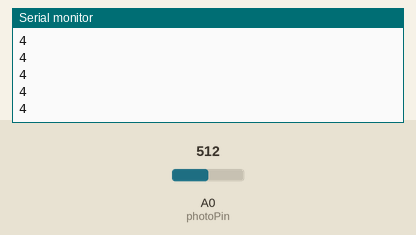
This sketch was run on a simulated Arduino Uno, built with avr-gcc and run on an emulated ATmega328P. Parts: the last lines printed to the serial monitor. The test bench sets the inputs (shaded band); at power-on: A0 (photoPin) = 512.

Above: at 1.2 s.
1.3 s: A0 (photoPin) set to 716
At 1.9 s:
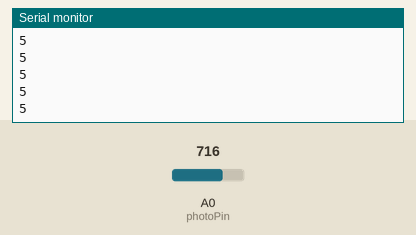
2.8 s: A0 (photoPin) set to 900
At 3.5 s:
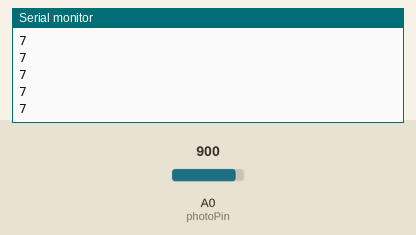
Timing chart, 0 to 5.8 s (numbered marks = the images above; inputs shaded):
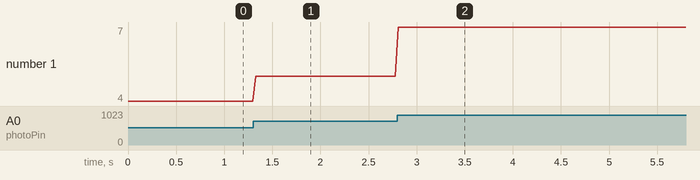

The sketch:

fotorezystor_nano.ino
```cpp
int photoPin = 0;
int val = 0;

void setup()
{
  pinMode(photoPin, INPUT);
  Serial.begin(9600);
}

void loop()
{
  val = analogRead(photoPin)/128;
  Serial.println(val);
  delay(30);
}
```

Measured:
- after the input at 1.3 s, the serial monitor: prints a new line at once (image 1)
- after the input at 2.8 s, the serial monitor: prints a new line at once (image 2)
- plotted number 1: 4 → 5 after the input at 1.3 s, 5 → 7 after the input at 2.8 s
